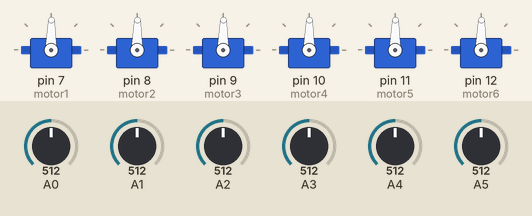
The sketch below on a simulated Arduino Uno, built with avr-gcc and run on an emulated ATmega328P. Shown: 6 × servo. Inputs (shaded band) come from the test bench; at power-on: A0 = 512, A1 = 512, A2 = 512, A3 = 512, A4 = 512, A5 = 512.

Above: at 1.2 s.
1.3 s: A0 set to 716
At 2.1 s:
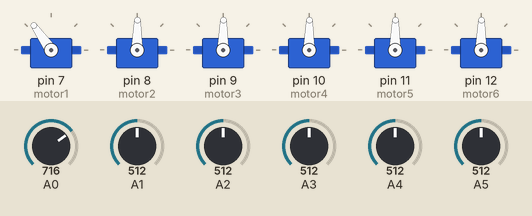
2.8 s: A1 set to 716
At 3.9 s:
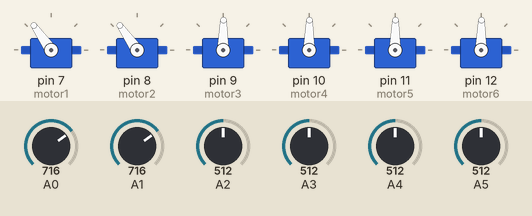
4.3 s: A2 set to 716
At 5.5 s:
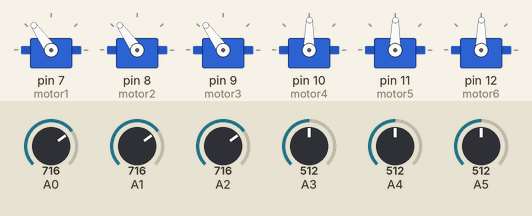
5.8 s: A3 set to 716
At 6.2 s:
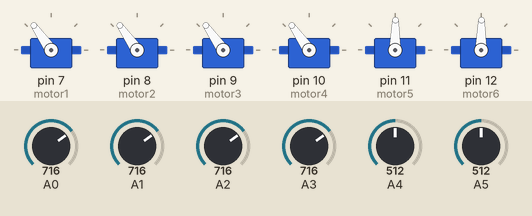
7.3 s: A4 set to 716
At 7.8 s:
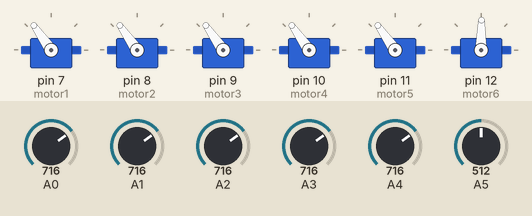
8.8 s: A5 set to 716
At 9.5 s:
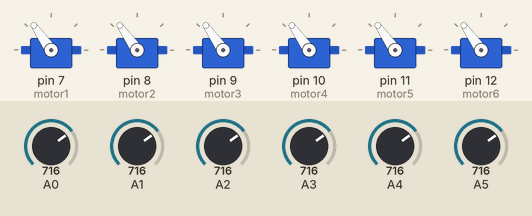
Timing chart, 0 to 11.3 s (numbered marks = the images above; inputs shaded):
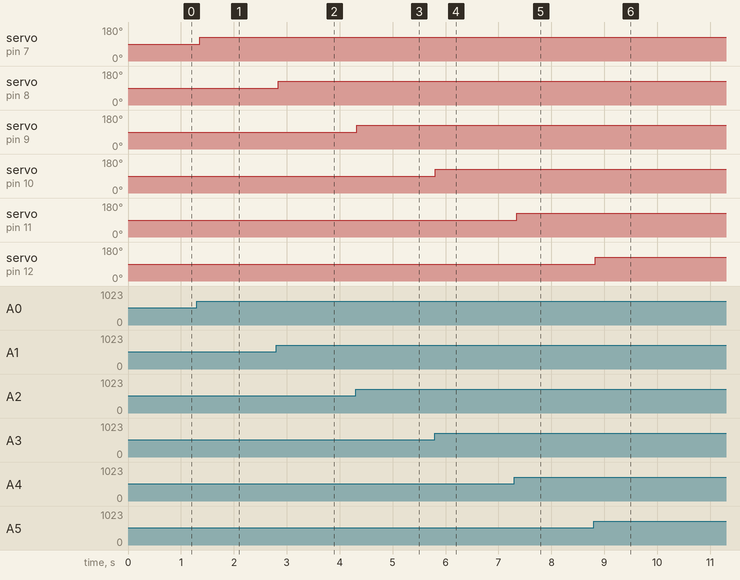

The sketch:

servo_motors.ino
```cpp
#include <Servo.h>

int x1 = 0;  //Declare several needed variables
int x2 = 0;
int x3 = 0;
int x4 = 0;
int x5 = 0;
int x6 = 0;

Servo motor1;   //Declare servo motor and name it motor1
Servo motor2;
Servo motor3;
Servo motor4;
Servo motor5;
Servo motor6;

void setup(){
motor1.attach(7);  //set each motor to its portpin (from7 to 12)
motor2.attach(8);
motor3.attach(9);
motor4.attach(10);
motor5.attach(11);
motor6.attach(12);
}

void loop(){
x1 = analogRead(A0);        //x1 is taking its value through port A0
x1 = map(x1,0,1023,0,179);  //mapping potentiometer as analog read from (0 to 1023) to understand it as angle from (0 to 179)
motor1.write(x1);           // move motor1 to value of x1
delay(10);                  // wait a little

x2 = analogRead(A1);
x2 = map(x2,0,1023,0,179);
motor2.write(x2);
delay(10);

x3 = analogRead(A2);
x3 = map(x3,0,1023,0,179);
motor3.write(x3);
delay(10);

x4 = analogRead(A3);
x4 = map(x4,0,1023,0,179);
motor4.write(x4);
delay(10);

x5 = analogRead(A4);
x5 = map(x5,0,1023,0,179);
motor5.write(x5);
delay(10);

x6 = analogRead(A5);
x6 = map(x6,0,1023,0,179);
motor6.write(x6);
delay(10);}
```

Measured:
- after the input at 1.3 s, servo on pin 7 (motor1): 89° → 125° after 0.05 s
- after the input at 2.8 s, servo on pin 8 (motor2): 89° → 125° at once
- after the input at 4.3 s, servo on pin 9 (motor3): 89° → 125° at once
- after the input at 5.8 s, servo on pin 10 (motor4): 89° → 125° at once
- after the input at 7.3 s, servo on pin 11 (motor5): 89° → 125° after 0.05 s
- after the input at 8.8 s, servo on pin 12 (motor6): 89° → 125° at once
